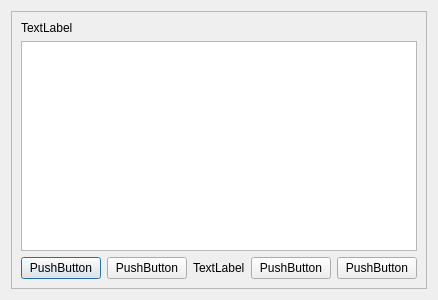
<?xml version="1.0" encoding="UTF-8"?>
<ui version="4.0">
 <class>Dialog</class>
 <widget class="QDialog" name="Dialog">
  <property name="geometry">
   <rect>
    <x>0</x>
    <y>0</y>
    <width>400</width>
    <height>300</height>
   </rect>
  </property>
  <property name="windowTitle">
   <string>Dialog</string>
  </property>
  <layout class="QVBoxLayout" name="verticalLayout">
   <item>
    <widget class="QFrame" name="frame">
     <property name="frameShape">
      <enum>QFrame::StyledPanel</enum>
     </property>
     <property name="frameShadow">
      <enum>QFrame::Raised</enum>
     </property>
     <layout class="QVBoxLayout" name="verticalLayout_2">
      <item>
       <widget class="QLabel" name="label">
        <property name="text">
         <string>TextLabel</string>
        </property>
       </widget>
      </item>
      <item>
       <widget class="QTableWidget" name="tableWidget"/>
      </item>
      <item>
       <layout class="QGridLayout" name="gridLayout">
        <item row="0" column="0">
         <widget class="QPushButton" name="pushButton">
          <property name="text">
           <string>PushButton</string>
          </property>
         </widget>
        </item>
        <item row="0" column="4">
         <widget class="QPushButton" name="pushButton_4">
          <property name="text">
           <string>PushButton</string>
          </property>
         </widget>
        </item>
        <item row="0" column="1">
         <widget class="QPushButton" name="pushButton_2">
          <property name="text">
           <string>PushButton</string>
          </property>
         </widget>
        </item>
        <item row="0" column="3">
         <widget class="QPushButton" name="pushButton_3">
          <property name="text">
           <string>PushButton</string>
          </property>
         </widget>
        </item>
        <item row="0" column="2">
         <widget class="QLabel" name="label_2">
          <property name="text">
           <string>TextLabel</string>
          </property>
         </widget>
        </item>
       </layout>
      </item>
     </layout>
    </widget>
   </item>
  </layout>
 </widget>
 <resources/>
 <connections/>
</ui>
